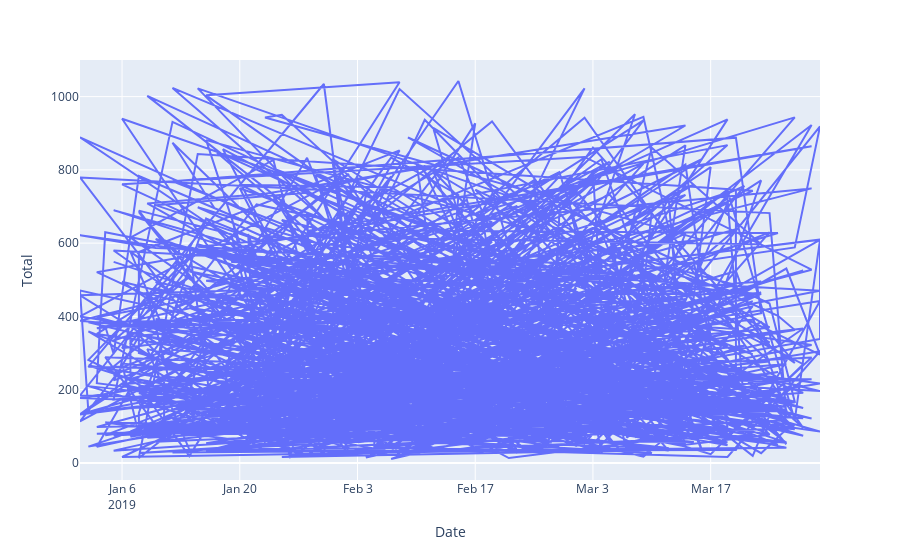

The cell this chart's notebook holds for it:
### Code cell
# 3- Boxplot para detecção de outliers de algumas variáveis numéricas (PX)

### Figure 1 — Plotly figure (JSON) as saved in the notebook; plotly's stock layout.template omitted (floating-point values rounded to 4 significant figures; data arrays with more than 128 entries replaced by an {"elided": "..."} marker saying what was removed)
{"data": [{"hovertemplate": "Date=%{x}<br>Total=%{y}<extra></extra>", "legendgroup": "", "line": {"color": "#636efa", "dash": "solid"}, "marker": {"symbol": "circle"}, "mode": "lines", "name": "", "orientation": "v", "showlegend": false, "type": "scatter", "x": {"elided": "1000 str values"}, "xaxis": "x", "y": {"elided": "1000 float values"}, "yaxis": "y"}], "layout": {"legend": {"tracegroupgap": 0}, "margin": {"t": 60}, "xaxis": {"anchor": "y", "domain": [0, 1], "title": {"text": "Date"}}, "yaxis": {"anchor": "x", "domain": [0, 1], "title": {"text": "Total"}}}}
